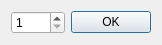
<?xml version="1.0" encoding="UTF-8"?>
<ui version="4.0">
 <class>WidthDialog</class>
 <widget class="QDialog" name="WidthDialog">
  <property name="geometry">
   <rect>
    <x>0</x>
    <y>0</y>
    <width>153</width>
    <height>41</height>
   </rect>
  </property>
  <property name="sizePolicy">
   <sizepolicy hsizetype="Minimum" vsizetype="Minimum">
    <horstretch>0</horstretch>
    <verstretch>0</verstretch>
   </sizepolicy>
  </property>
  <property name="windowTitle">
   <string>Dialog</string>
  </property>
  <layout class="QHBoxLayout" name="horizontalLayout_2">
   <item>
    <widget class="QSpinBox" name="spinBox">
     <property name="minimum">
      <number>1</number>
     </property>
     <property name="maximum">
      <number>1000</number>
     </property>
     <property name="value">
      <number>1</number>
     </property>
    </widget>
   </item>
   <item>
    <widget class="QPushButton" name="pushButton">
     <property name="text">
      <string>OK</string>
     </property>
    </widget>
   </item>
  </layout>
 </widget>
 <resources/>
 <connections/>
</ui>
